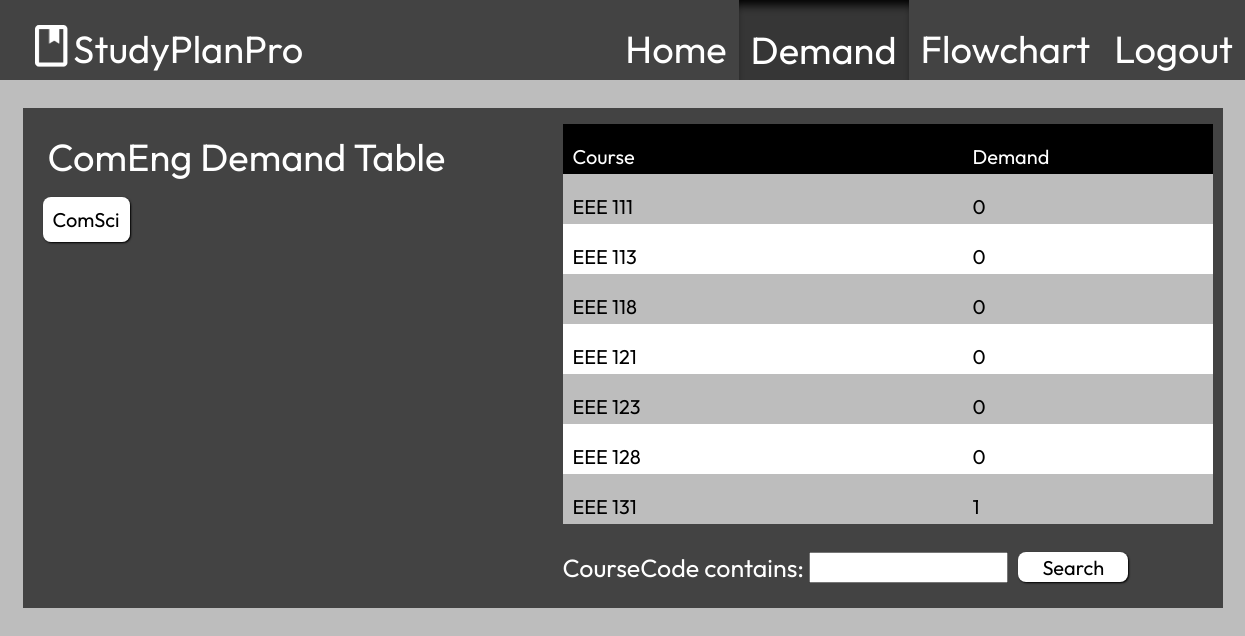
/demand/comeng/ (signed in), run on the app's committed database.
### home/models.py (models this page shows, shortened)
class Course(models.Model):
    courseCode = models.CharField(max_length=30)
    courseTitle = models.CharField(max_length=100)
    shortDescription = models.CharField(max_length=500, blank=True)
    coursePrereq = models.ManyToManyField('self', blank=True, symmetrical=False, related_name="CoursePrereq")
    courseCoreq = models.ManyToManyField('self', blank=True, symmetrical=False, related_name="CourseCoreq")
    nominalCourseDifficultyReview = models.IntegerField(default=3, validators=[MinValueValidator(1), MaxValueValidator(5)])
    courseDemand = models.IntegerField(default=0)

### demand2/views.py (the view)
# urls.py: path('', views.view_demand, name="demand"),
def view_demand(request):
     if request.method == 'POST':
          course_review = request.POST['review_input']
          course = request.POST.get('review_course')
          course = Course.objects.get(courseCode=course)
          new_review = CourseReview(course=course, courseReview=course_review)
          new_review.save()
     course_list = Course.objects.filter(courseCode__startswith = "EEE") | Course.objects.filter(courseCode__startswith = 'CoE')           # FOR DATABASE FUNCTIONALITY
     searched_course = CourseFilter(request.GET, queryset=course_list)
     course_list = searched_course.qs
     context = {
          'course_list': course_list,
          'searched_course': searched_course
     }
     return render(request, 'demand2page.html', context)

### demand2/templates/demand2page.html (shortened to what this page needs)
<!DOCTYPE html>
<html>
    <head>
        {% load static %}
        {% load socialaccount %}
        <link href="{% static 'demand2_style.css' %}" rel="stylesheet"/>
    </head>
    <body>
        <div class="header">
            <img id="logo" src="{% static 'images/logo.png' %}">
            <h1 style="padding-left: 5px;">StudyPlanPro</h1>
            <div id="tabs_container">
                <a href="/home/" class="tabs"><h1>Home</h1></a>
                <button class="highlighted_tabs"><h1>Demand</h1></button>
                <a href="/flowchart/comeng/" class="tabs"><h1>Flowchart</h1></a>
                {% if user.is_authenticated %}
                <a href="/home/logout/" class="tabs"><h1>Logout</h1></a>
                {% else %}
                <a href="/home/login/" class="tabs"><h1>Login</h1></a>
                {% endif %}
            </div>
        </div>
        <div class="centered_div" style="padding-top: 100px;">
            <div id="demand_box">
                <div style="height: 200px; width: 500px;">
                    <h1 style="flex: 1; left: 25px; position: relative;">ComEng Demand Table</h1>
                    <a class="gray_button" style="background-color: #ffffff; color: #000000; padding: 10px; margin-left: 20px;" href="/demand/cs">ComSci</a>
                </div>
                <div id="list_container">
                    <ul id="list_header"><li class="demtable" style="background-color: #000000;"><p class="header_kid">Course</p><p class="header_kid">Demand</p></li></ul>
                    <ul id="demtable_full">
                    {% for course in course_list %}
                        <li class="demtable"><p id ="{{ course.courseCode }}" class="course_item" onclick="showinfo('')">
                            {{ course.courseCode }}
                        </p><p class="demand_item">
                            {{ course.courseDemand }}
                        </p></li>
                    {% endfor %}
                    </ul>
                    <form method="get" id="search_input">
                        {{ searched_course.form }}
                        <button type="submit" id="demand_search_btn">Search</button>
                    </form>
                </div>
            </div>
        </div>
    </body>
</html>

### demand2/static/demand2_style.css (style rules this page uses)
* { max-width: 100vw; font-family: "Outfit", sans-serif; }
h1 { color: #ffffff; font-size: 38px; font-weight: normal; }
p { color: #000000; font-size: 20px; font-weight: normal; }
body { background-color: #bdbdbd; }
a { text-decoration: none; }
.header { width: 100vw; height: 80px; left: 0px; top: 0px; position: absolute; display: flex; overflow: hidden; background-color: #434343; }
#logo { width: 33.33px; height: 41.67px; padding-left: 35px; padding-top: 25px; }
#tabs_container { width: 1440px; display: flex; justify-content: flex-end; flex-wrap: wrap; overflow: hidden; }
.tabs { height: 80px; position: inherit; padding-left: 12px; padding-right: 12px; border: none; background-color: #434343; cursor: pointer; }
.highlighted_tabs { height: 80px; position: inherit; padding-left: 12px; padding-right: 12px; border: none; background-color: #363636; box-shadow: #000000 0px 10px 10px -5px inset; }
.gray_button { height: 40px; color: #ffffff; font-size: 20px; padding-left: 40px; padding-right: 40px; border-radius: 8px; background-color: #434343; border: none; box-shadow: #000000 1px 1px 2px; cursor: pointer; }
.centered_div { display: flex; justify-content: center; }
#demand_box { background-color: #434343; width: 1200px; height: 500px; display: flex; }
#list_container { flex: 2; display: flex; flex-direction: column; }
#list_header { list-style-type: none; display: flex; width: 650px; height: 50px; overflow: hidden; }
.header_kid { color: #ffffff; flex: 1; width: 750px; height: 50px; padding-left: 10px; }
#demtable_full { list-style-type: none; width: 650px; height: 350px; overflow-y: scroll; overflow-x: hidden; top: -32px; position: relative; }
.demtable { display: flex; width: 800px; height: 50px; }
.demtable:nth-child(odd) { background-color: #bdbdbd; }
.demtable:nth-child(even) { background-color: #ffffff; }
.course_item { flex: 1; padding-left: 10px; width: 750px; height: 50px; overflow: hidden; text-overflow: ellipsis; white-space: nowrap; cursor: pointer; }
.demand_item { flex: 1; padding-left: 10px; width: 750px; height: 50px; overflow: hidden; text-overflow: ellipsis; white-space: nowrap; }
#search_input { font-size: 25px; color: #ffffff; left: 40px; bottom: 20px; position: relative; display: flex; }
#search_input > div > input { height: 25px; position: relative; bottom: 5px; }
#demand_search_btn { background-color: #ffffff; color: #000000; font-size: 20px; width: 110px; height: 30px; position: relative; left: 10px; border-radius: 8px; border: none; box-shadow: #000000 1px 1px 2px; cursor: pointer; }

### data on the page
Course: courseCode "EEE 111", courseDemand "0"
Course: courseCode "EEE 113", courseDemand "0"
Course: courseCode "EEE 118", courseDemand "0"
Course: courseCode "EEE 121", courseDemand "0"
Course: courseCode "EEE 123", courseDemand "0"
Course: courseCode "EEE 128", courseDemand "0"
Course: courseCode "EEE 131", courseDemand "1"
